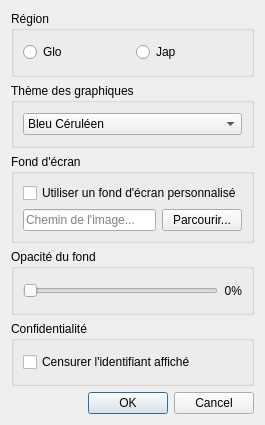
<?xml version="1.0" encoding="UTF-8"?>
<ui version="4.0">
 <class>OptionsDialog</class>
 <widget class="QWidget" name="OptionsDialog">
  <property name="geometry">
   <rect>
    <x>0</x>
    <y>0</y>
    <width>259</width>
    <height>425</height>
   </rect>
  </property>
  <property name="windowTitle">
   <string>Options</string>
  </property>
  <layout class="QVBoxLayout" name="verticalLayout">
   <item>
    <widget class="QGroupBox" name="groupRegion">
     <property name="title">
      <string>Région</string>
     </property>
     <layout class="QHBoxLayout" name="layoutRegion">
      <item>
       <widget class="QRadioButton" name="radioGlo">
        <property name="text">
         <string>Glo</string>
        </property>
       </widget>
      </item>
      <item>
       <widget class="QRadioButton" name="radioJap">
        <property name="text">
         <string>Jap</string>
        </property>
       </widget>
      </item>
     </layout>
    </widget>
   </item>
   <item>
    <widget class="QGroupBox" name="groupTheme">
     <property name="title">
      <string>Thème des graphiques</string>
     </property>
     <layout class="QHBoxLayout" name="layoutTheme">
      <item>
       <widget class="QComboBox" name="comboTheme">
        <item>
         <property name="text">
          <string>Bleu Céruléen</string>
         </property>
        </item>
        <item>
         <property name="text">
          <string>Clair - Bleu 1</string>
         </property>
        </item>
        <item>
         <property name="text">
          <string>Clair - Bleu 2</string>
         </property>
        </item>
        <item>
         <property name="text">
          <string>Clair - Bleu 3</string>
         </property>
        </item>
        <item>
         <property name="text">
          <string>Clair - Noir</string>
         </property>
        </item>
        <item>
         <property name="text">
          <string>Clair - Vert</string>
         </property>
        </item>
        <item>
         <property name="text">
          <string>Sable</string>
         </property>
        </item>
        <item>
         <property name="text">
          <string>Thème sombre</string>
         </property>
        </item>
       </widget>
      </item>
     </layout>
    </widget>
   </item>
   <item>
    <widget class="QGroupBox" name="groupBackground">
     <property name="title">
      <string>Fond d'écran</string>
     </property>
     <layout class="QVBoxLayout" name="layoutBackgroundRoot">
      <item>
       <widget class="QCheckBox" name="checkCustomBackground">
        <property name="text">
         <string>Utiliser un fond d'écran personnalisé</string>
        </property>
       </widget>
      </item>
      <item>
       <layout class="QHBoxLayout" name="layoutBackgroundPath">
        <item>
         <widget class="QLineEdit" name="editBackgroundPath">
          <property name="readOnly">
           <bool>true</bool>
          </property>
          <property name="placeholderText">
           <string>Chemin de l'image...</string>
          </property>
         </widget>
        </item>
        <item>
         <widget class="QPushButton" name="buttonBrowseBackground">
          <property name="text">
           <string>Parcourir...</string>
          </property>
         </widget>
        </item>
       </layout>
      </item>
     </layout>
    </widget>
   </item>
   <item>
    <widget class="QGroupBox" name="groupDim">
     <property name="title">
      <string>Opacité du fond</string>
     </property>
     <layout class="QHBoxLayout" name="layoutDim">
      <item>
       <widget class="QSlider" name="sliderOpacity">
        <property name="minimum">
         <number>0</number>
        </property>
        <property name="maximum">
         <number>100</number>
        </property>
        <property name="orientation">
         <enum>Qt::Orientation::Horizontal</enum>
        </property>
       </widget>
      </item>
      <item>
       <widget class="QLabel" name="labelOpacityValue">
        <property name="text">
         <string>0%</string>
        </property>
        <property name="alignment">
         <set>Qt::AlignmentFlag::AlignRight|Qt::AlignmentFlag::AlignTrailing|Qt::AlignmentFlag::AlignVCenter</set>
        </property>
       </widget>
      </item>
     </layout>
    </widget>
   </item>
   <item>
    <widget class="QGroupBox" name="groupPrivacy">
     <property name="title">
      <string>Confidentialité</string>
     </property>
     <layout class="QVBoxLayout" name="layoutPrivacy">
      <item>
       <widget class="QCheckBox" name="checkCensorId">
        <property name="text">
         <string>Censurer l'identifiant affiché</string>
        </property>
       </widget>
      </item>
     </layout>
    </widget>
   </item>
   <item>
    <widget class="QDialogButtonBox" name="buttonBox">
     <property name="standardButtons">
      <set>QDialogButtonBox::StandardButton::Cancel|QDialogButtonBox::StandardButton::Ok</set>
     </property>
    </widget>
   </item>
  </layout>
 </widget>
 <resources/>
 <connections/>
</ui>
